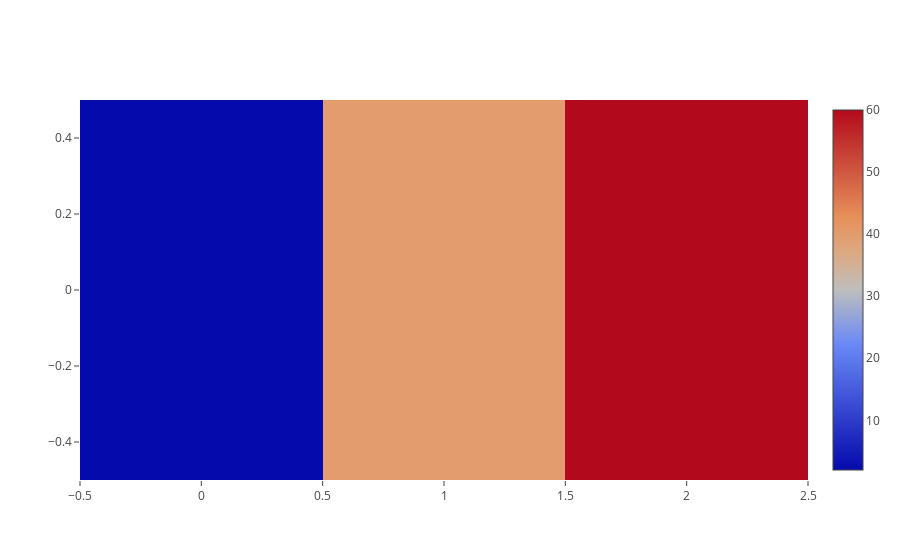

The cell this chart's notebook holds for it:
### Markdown cell above
#### By default, the color scale is displayed

### Code cell
data=[trace]

offline.iplot(data)

### Figure 1 — Plotly figure (JSON) as saved in the notebook; plotly's stock layout.template omitted (floating-point values rounded to 4 significant figures)
{"data": [{"type": "heatmap", "uid": "26fef8d3-75d6-48fb-bc0e-c511343abd2e", "z": [[2, 40, 60]]}], "layout": {}}
